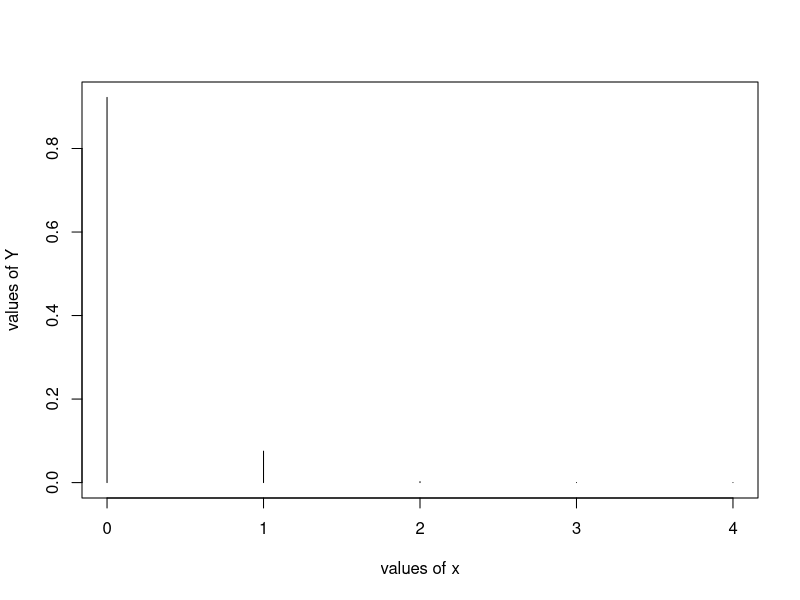

Here is the R script that generated this plot: (Note: this script raises an error after producing the figure.)
#fitting the probability distribution:
#Four coins=s are tossed simultaneously
#{iii} at most 2 heads (iv) Expectation

#number of trials
n=4
n
#probability of success =0.02
p=0.02
p
#(i) probability of getting exactly 2 
dbinom(2,n,p)
#(ii) probability of getting at least 2
sum(dbinom(2:4, n, p))
#or
1-pbinom(1,n,p)
#(iii) probability of getting almost 2
sum(dbinom(0:2,n,p))
#or
pbinom(2,n,p)
#9iv) Expectation of x
x=0:n
px=dbinom(x,n,p)
Ex=weighted.mean(x,px)
Ex
#(v) variance of x

Varx=weighted.mean(x*x, px)-(weighted.mean(x, px))
Varx
plot(x,px, type="h", xlab="values of x", ylab="values of Y")
qbnom(0.9999685, 4, 0.02, lower.tail=FALSE)

